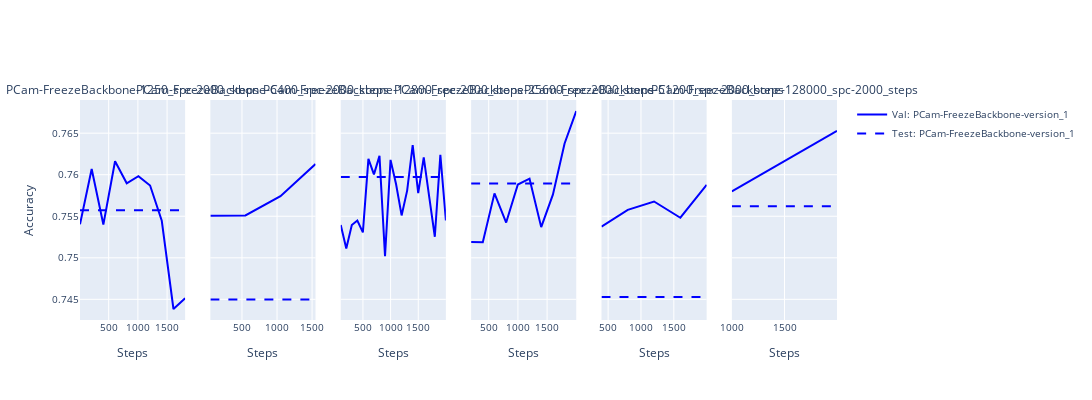

Here is the notebook cell this chart was saved with:
### Code cell
plot_results_plotly(sorted_list=[
  'PCam-FreezeBackbone-1250_spc-2000_steps',
  'PCam-FreezeBackbone-6400_spc-2000_steps',
  'PCam-FreezeBackbone-12800_spc-2000_steps',
  'PCam-FreezeBackbone-25600_spc-2000_steps',
  'PCam-FreezeBackbone-51200_spc-2000_steps',
  'PCam-FreezeBackbone-128000_spc-2000_steps',
], stats=eval_stats)

### Figure 1 — Plotly figure (JSON) as saved in the notebook; plotly's stock layout.template omitted (floating-point values rounded to 4 significant figures)
{"data": [{"legendgroup": "PCam-FreezeBackbone-1250_spc-2000_steps_PCam-FreezeBackbone-version_1", "line": {"color": "blue"}, "mode": "lines", "name": "Val: PCam-FreezeBackbone-version_1", "showlegend": true, "type": "scatter", "x": [9, 209, 409, 609, 809, 1009, 1209, 1409, 1609, 1809], "xaxis": "x", "y": [0.754, 0.7607, 0.754, 0.7616, 0.759, 0.7598, 0.7587, 0.7545, 0.7438, 0.7451], "yaxis": "y"}, {"legendgroup": "PCam-FreezeBackbone-1250_spc-2000_steps_PCam-FreezeBackbone-version_1", "line": {"color": "blue", "dash": "dash"}, "mode": "lines", "name": "Test: PCam-FreezeBackbone-version_1", "showlegend": true, "type": "scatter", "x": [9, 1809], "xaxis": "x", "y": [0.7557, 0.7557], "yaxis": "y"}, {"legendgroup": "PCam-FreezeBackbone-6400_spc-2000_steps_PCam-FreezeBackbone-version_1", "line": {"color": "blue"}, "mode": "lines", "name": "Val: PCam-FreezeBackbone-version_1", "showlegend": false, "type": "scatter", "x": [49, 549, 1049, 1549], "xaxis": "x2", "y": [0.7551, 0.7551, 0.7574, 0.7613], "yaxis": "y2"}, {"legendgroup": "PCam-FreezeBackbone-6400_spc-2000_steps_PCam-FreezeBackbone-version_1", "line": {"color": "blue", "dash": "dash"}, "mode": "lines", "name": "Test: PCam-FreezeBackbone-version_1", "showlegend": false, "type": "scatter", "x": [49, 1549], "xaxis": "x2", "y": [0.745, 0.745], "yaxis": "y2"}, {"legendgroup": "PCam-FreezeBackbone-12800_spc-2000_steps_PCam-FreezeBackbone-version_1", "line": {"color": "blue"}, "mode": "lines", "name": "Val: PCam-FreezeBackbone-version_1", "showlegend": false, "type": "scatter", "x": [99, 199, 299, 399, 499, 599, 699, 799, 899, 999, 1099, 1199, 1299, 1399, 1499, 1599, 1699, 1799, 1899, 1999], "xaxis": "x3", "y": [0.7539, 0.7511, 0.7539, 0.7545, 0.7531, 0.7619, 0.76, 0.7623, 0.7502, 0.7618, 0.7589, 0.7551, 0.7581, 0.7635, 0.7578, 0.7621, 0.7573, 0.7525, 0.7624, 0.7545], "yaxis": "y3"}, {"legendgroup": "PCam-FreezeBackbone-12800_spc-2000_steps_PCam-FreezeBackbone-version_1", "line": {"color": "blue", "dash": "dash"}, "mode": "lines", "name": "Test: PCam-FreezeBackbone-version_1", "showlegend": false, "type": "scatter", "x": [99, 1999], "xaxis": "x3", "y": [0.7597, 0.7597], "yaxis": "y3"}, {"legendgroup": "PCam-FreezeBackbone-25600_spc-2000_steps_PCam-FreezeBackbone-version_1", "line": {"color": "blue"}, "mode": "lines", "name": "Val: PCam-FreezeBackbone-version_1", "showlegend": false, "type": "scatter", "x": [199, 399, 599, 799, 999, 1199, 1399, 1599, 1799, 1999], "xaxis": "x4", "y": [0.7519, 0.7519, 0.7578, 0.7542, 0.7588, 0.7595, 0.7537, 0.7576, 0.7638, 0.7677], "yaxis": "y4"}, {"legendgroup": "PCam-FreezeBackbone-25600_spc-2000_steps_PCam-FreezeBackbone-version_1", "line": {"color": "blue", "dash": "dash"}, "mode": "lines", "name": "Test: PCam-FreezeBackbone-version_1", "showlegend": false, "type": "scatter", "x": [199, 1999], "xaxis": "x4", "y": [0.7589, 0.7589], "yaxis": "y4"}, {"legendgroup": "PCam-FreezeBackbone-51200_spc-2000_steps_PCam-FreezeBackbone-version_1", "line": {"color": "blue"}, "mode": "lines", "name": "Val: PCam-FreezeBackbone-version_1", "showlegend": false, "type": "scatter", "x": [399, 799, 1199, 1599, 1999], "xaxis": "x5", "y": [0.7538, 0.7558, 0.7568, 0.7548, 0.7588], "yaxis": "y5"}, {"legendgroup": "PCam-FreezeBackbone-51200_spc-2000_steps_PCam-FreezeBackbone-version_1", "line": {"color": "blue", "dash": "dash"}, "mode": "lines", "name": "Test: PCam-FreezeBackbone-version_1", "showlegend": false, "type": "scatter", "x": [399, 1999], "xaxis": "x5", "y": [0.7453, 0.7453], "yaxis": "y5"}, {"legendgroup": "PCam-FreezeBackbone-128000_spc-2000_steps_PCam-FreezeBackbone-version_1", "line": {"color": "blue"}, "mode": "lines", "name": "Val: PCam-FreezeBackbone-version_1", "showlegend": false, "type": "scatter", "x": [999, 1999], "xaxis": "x6", "y": [0.758, 0.7653], "yaxis": "y6"}, {"legendgroup": "PCam-FreezeBackbone-128000_spc-2000_steps_PCam-FreezeBackbone-version_1", "line": {"color": "blue", "dash": "dash"}, "mode": "lines", "name": "Test: PCam-FreezeBackbone-version_1", "showlegend": false, "type": "scatter", "x": [999, 1999], "xaxis": "x6", "y": [0.7562, 0.7562], "yaxis": "y6"}], "layout": {"annotations": [{"font": {"size": 12}, "showarrow": false, "text": "PCam-FreezeBackbone-1250_spc-2000_steps", "x": 0.06944, "xanchor": "center", "xref": "paper", "y": 1, "yanchor": "bottom", "yref": "paper"}, {"font": {"size": 12}, "showarrow": false, "text": "PCam-FreezeBackbone-6400_spc-2000_steps", "x": 0.2417, "xanchor": "center", "xref": "paper", "y": 1, "yanchor": "bottom", "yref": "paper"}, {"font": {"size": 12}, "showarrow": false, "text": "PCam-FreezeBackbone-12800_spc-2000_steps", "x": 0.4139, "xanchor": "center", "xref": "paper", "y": 1, "yanchor": "bottom", "yref": "paper"}, {"font": {"size": 12}, "showarrow": false, "text": "PCam-FreezeBackbone-25600_spc-2000_steps", "x": 0.5861, "xanchor": "center", "xref": "paper", "y": 1, "yanchor": "bottom", "yref": "paper"}, {"font": {"size": 12}, "showarrow": false, "text": "PCam-FreezeBackbone-51200_spc-2000_steps", "x": 0.7583, "xanchor": "center", "xref": "paper", "y": 1, "yanchor": "bottom", "yref": "paper"}, {"font": {"size": 12}, "showarrow": false, "text": "PCam-FreezeBackbone-128000_spc-2000_steps", "x": 0.9306, "xanchor": "center", "xref": "paper", "y": 1, "yanchor": "bottom", "yref": "paper"}], "font": {"size": 10}, "height": 400, "width": 2400, "xaxis": {"anchor": "y", "domain": [0, 0.1389], "title": {"text": "Steps"}}, "xaxis2": {"anchor": "y2", "domain": [0.1722, 0.3111], "title": {"text": "Steps"}}, "xaxis3": {"anchor": "y3", "domain": [0.3444, 0.4833], "title": {"text": "Steps"}}, "xaxis4": {"anchor": "y4", "domain": [0.5167, 0.6556], "title": {"text": "Steps"}}, "xaxis5": {"anchor": "y5", "domain": [0.6889, 0.8278], "title": {"text": "Steps"}}, "xaxis6": {"anchor": "y6", "domain": [0.8611, 1], "title": {"text": "Steps"}}, "yaxis": {"anchor": "x", "domain": [0, 1], "title": {"text": "Accuracy"}}, "yaxis2": {"anchor": "x2", "domain": [0, 1], "matches": "y", "showticklabels": false}, "yaxis3": {"anchor": "x3", "domain": [0, 1], "matches": "y", "showticklabels": false}, "yaxis4": {"anchor": "x4", "domain": [0, 1], "matches": "y", "showticklabels": false}, "yaxis5": {"anchor": "x5", "domain": [0, 1], "matches": "y", "showticklabels": false}, "yaxis6": {"anchor": "x6", "domain": [0, 1], "matches": "y", "showticklabels": false}}}
